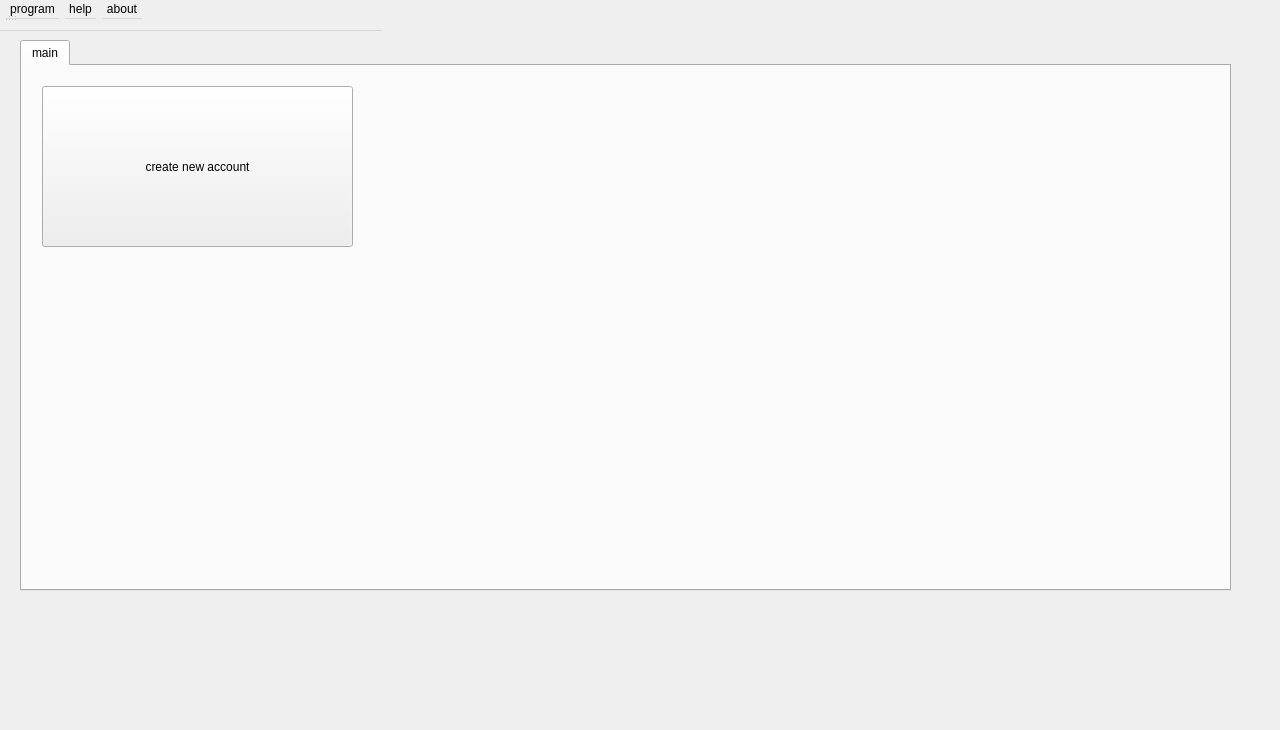
<ui version="4.0" >
 <class>MainWindow1</class>
 <widget class="QWidget" name="MainWindow1" >
  <property name="geometry" >
   <rect>
    <x>0</x>
    <y>0</y>
    <width>1280</width>
    <height>730</height>
   </rect>
  </property>
  <property name="windowTitle" >
   <string>MyCash[*]</string>
  </property>
  <widget class="QTabWidget" name="tabWidgetMain" >
   <property name="enabled" >
    <bool>true</bool>
   </property>
   <property name="geometry" >
    <rect>
     <x>20</x>
     <y>40</y>
     <width>1211</width>
     <height>551</height>
    </rect>
   </property>
   <property name="currentIndex" >
    <number>0</number>
   </property>
   <widget class="QWidget" name="tabMain" >
    <attribute name="title" >
     <string>main</string>
    </attribute>
    <widget class="QPushButton" name="buttonNeuKonto" >
     <property name="geometry" >
      <rect>
       <x>20</x>
       <y>20</y>
       <width>311</width>
       <height>161</height>
      </rect>
     </property>
     <property name="text" >
      <string>create new account</string>
     </property>
    </widget>
   </widget>
  </widget>
  <widget class="QMenuBar" name="menubar" >
   <property name="geometry" >
    <rect>
     <x>0</x>
     <y>0</y>
     <width>381</width>
     <height>31</height>
    </rect>
   </property>
   <widget class="QMenu" name="menuProgramm" >
    <property name="title" >
     <string>program</string>
    </property>
    <addaction name="actionNeu" />
    <addaction name="actionOeffnen" />
    <addaction name="actionBeenden" />
   </widget>
   <widget class="QMenu" name="menuHilfe" >
    <property name="title" >
     <string>help</string>
    </property>
   </widget>
   <widget class="QMenu" name="menu_ber" >
    <property name="title" >
     <string>about</string>
    </property>
    <addaction name="actionMyCash" />
    <addaction name="actionQt" />
   </widget>
   <addaction name="menuProgramm" />
   <addaction name="menuHilfe" />
   <addaction name="menu_ber" />
  </widget>
  <widget class="QStatusBar" name="statusbar" >
   <property name="geometry" >
    <rect>
     <x>0</x>
     <y>0</y>
     <width>16</width>
     <height>22</height>
    </rect>
   </property>
  </widget>
  <action name="actionNeu" >
   <property name="text" >
    <string>new</string>
   </property>
  </action>
  <action name="actionBeenden" >
   <property name="text" >
    <string>exit</string>
   </property>
   <property name="shortcut" >
    <string>Ctrl+S</string>
   </property>
  </action>
  <action name="actionMyCash" >
   <property name="text" >
    <string>MyCash</string>
   </property>
  </action>
  <action name="actionQt" >
   <property name="text" >
    <string>Qt</string>
   </property>
  </action>
  <action name="actionOeffnen" >
   <property name="text" >
    <string>open</string>
   </property>
   <property name="shortcut" >
    <string>Ctrl+O</string>
   </property>
  </action>
 </widget>
 <resources/>
 <connections>
  <connection>
   <sender>actionBeenden</sender>
   <signal>triggered()</signal>
   <receiver>MainWindow1</receiver>
   <slot>close()</slot>
   <hints>
    <hint type="sourcelabel" >
     <x>-1</x>
     <y>-1</y>
    </hint>
    <hint type="destinationlabel" >
     <x>639</x>
     <y>364</y>
    </hint>
   </hints>
  </connection>
 </connections>
</ui>
